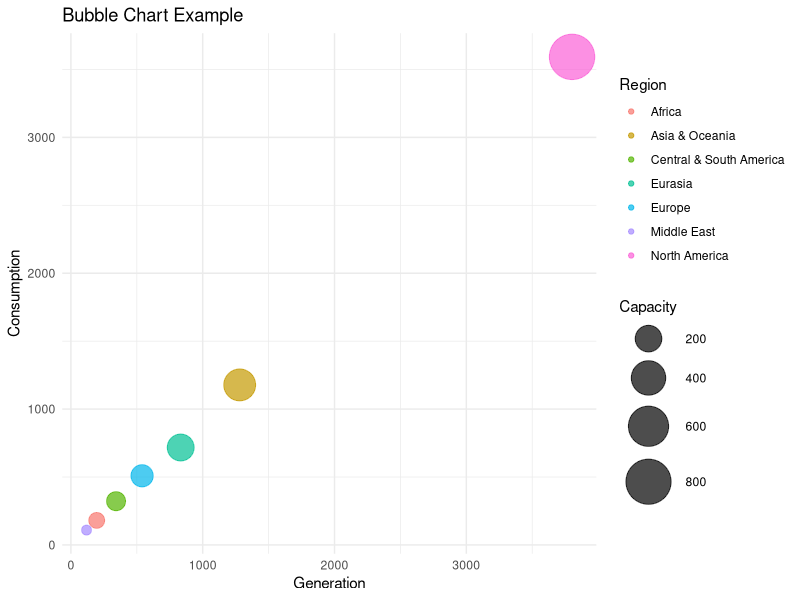

Here is the R script that generated this plot:
install.packages("dplyr")
install.packages("ggrepel")
install.packages("ggplot2")
install.packages("tidyr")

library(tidyr)
library(dplyr)
library(ggrepel)
library(ggplot2)
library(scales)

# Load Data
data <- read.csv("data/Global Electricity Statistics.csv", header = TRUE)

# Group by region and get mean generation
generation_by_region <- data %>%
  filter(Features == "net generation") %>%
  select(Country, Region, X2000)
  
print(generation_by_region)

max_production_by_region <- generation_by_region %>%
  group_by(Region) %>%
  filter(X2000 == max(X2000)) %>%
  ungroup()

# Display the result
print(max_production_by_region)

print(max_production_by_region$Country)

consumption_by_country <- data %>%
  filter(Features == "net consumption") %>%
  filter(Country %in% max_production_by_region$Country)%>%
  select(X2000)

capacity_by_country <- data %>%
  filter(Features == "installed capacity ") %>%
  filter(Country %in% max_production_by_region$Country)%>%
  select(X2000)

capacity_by_country

new_df = data.frame(
  Country = max_production_by_region$Country,
  Region = max_production_by_region$Region,
  Generation = max_production_by_region$X2000,
  Consumption = consumption_by_country$X2000,
  Capacity = capacity_by_country$X2000
)

new_df

# Create the bubble chart
ggplot(new_df, aes(x = Generation, y = Consumption, size = Capacity)) +
  geom_point(aes(color = Region), alpha = 0.7) +
  scale_size_continuous(range = c(3, 15)) +  # Adjust the range based on your preference
  labs(title = "Bubble Chart Example", x = "Generation", y = "Consumption", size = "Capacity") +
  theme_minimal()



